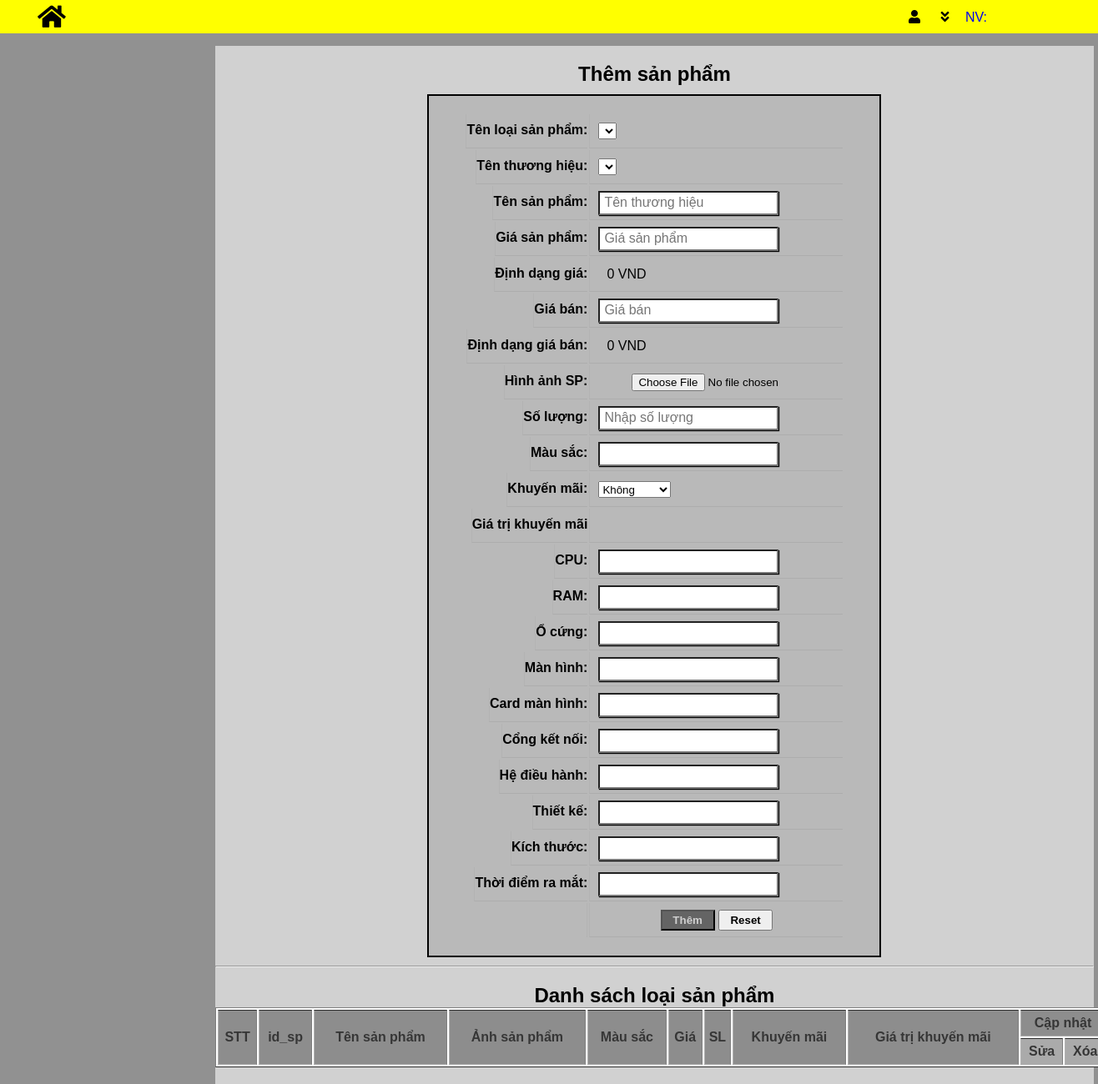
/admin/them_sp.php, run on an earlier commit of the app's database.
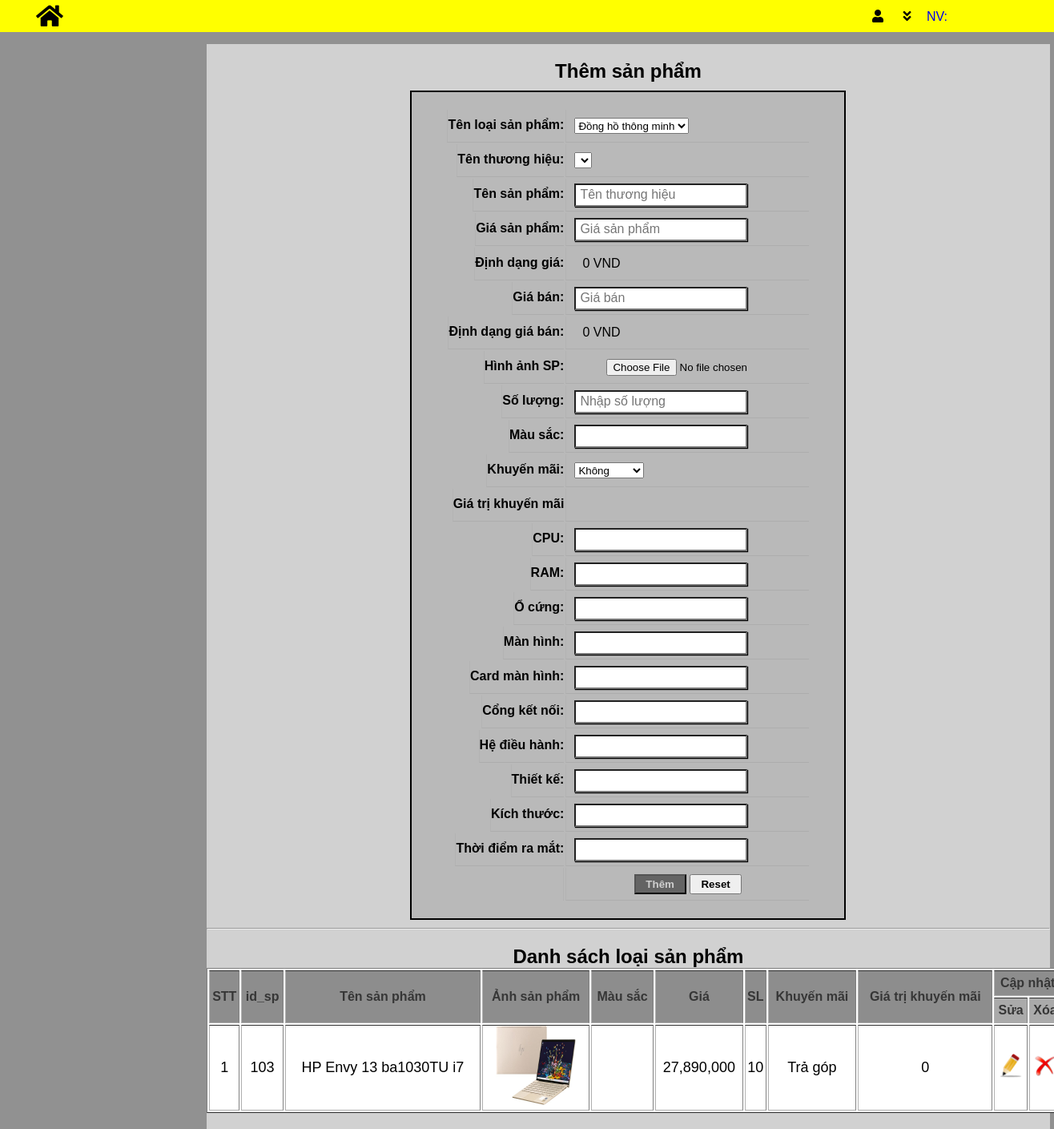
And on a later commit of the database.
### tables this page shows
CREATE TABLE `sanpham` (
  `id_sp` int(255) NOT NULL,
  `ma_loaisp` varchar(20) NOT NULL,
  `id_th` int(255) NOT NULL,
  `ten_sp` varchar(100) NOT NULL,
  `gia_sp` float NOT NULL,
  `gia_ban` float NOT NULL,
  `img_sp` varchar(200) NOT NULL,
  `mausac` varchar(200) DEFAULT NULL,
  `sl_sp` int(255) NOT NULL,
  `sosao` int(255) NOT NULL,
  `danhgia` int(255) NOT NULL,
  `khuyenmai` varchar(255) NOT NULL,
  `giatrikhuyenmai` int(255) DEFAULT NULL,
  `ngay_tao` timestamp NOT NULL DEFAULT current_timestamp() ON UPDATE current_timestamp(),
  `ngay_update` timestamp NULL DEFAULT NULL,
  `trangthaisp` int(2) NOT NULL
);

### admin/them_sp.php (the view, shortened to what the changed rows need)
<!DOCTYPE html>
<html lang="en">
<head>
    <link rel="stylesheet" href="../css/admin.css">
    <link rel="stylesheet" href="../css/them_lsp_th_sp.css">
    <link rel="stylesheet" href="../css/danhsach_lsp_th_sp.css">
    <link rel="stylesheet" href="https://cdnjs.cloudflare.com/ajax/libs/font-awesome/5.15.1/css/all.min.css" />
</head>
<body>
    <div id="content">x
        <div id="noidungchinh">
        <h2>Thêm sản phẩm</h2>
            <div id="themloaisp">
                <form action="xuly_them_sp.php" method="POST" enctype="multipart/form-data" onsubmit="return KiemtraForm_ThemSP()">
                    <table>
                        <tr>
                            <td>Tên loại sản phẩm: </td>
                            <td>
                                <select name="maloaisp" onchange="thuonghieu(this.value); showTSKT(this.value);">
                                    <?php
                                        include '/NienLuanCS/connection/connection.php';
                                        $sql = "SELECT * from loaisp";
                                        $result = $con->query($sql);
                                        if($result->num_rows > 0){
                                            while($row = $result->fetch_assoc()){
                                                echo " <option value='".$row['ma_loaisp']."'>".$row['ten_loaisp']."</option>";
                                            }
                                        }
                                    ?>
                                </select>
                            </td>
                        </tr>
                    </table>
                </form>
            </div>
            <div id="danhsach">
            <h2>Danh sách loại sản phẩm</h2>
                <table border="1">
                <tr>
                    <th rowspan="2">STT</th>
                    <th rowspan="2">id_sp</th>
                    <th rowspan="2" >Tên sản phẩm</th>
                    <th rowspan="2">Ảnh sản phẩm</th>
                    <th rowspan="2">Màu sắc</th>
                    <th rowspan="2">Giá</th>
                    <th rowspan="2">SL</th>
                    <th rowspan="2">Khuyến mãi</th>
                    <th rowspan="2">Giá trị khuyến mãi</th>
                    <th colspan="2">Cập nhật</th>
                </tr>
                <tr>
                    <th>Sửa</th>
                    <th>Xóa</th>
                </tr>
            <?php
                $sql = "SELECT * FROM sanpham  ORDER BY id_sp DESC  LIMIT 1";
                $result = $con->query($sql);
                $i = 0;
                if($result->num_rows > 0){
                    while($row = $result->fetch_assoc()){
                        echo "
                        <tr>
                            <td>".($i = $i + 1)."</td>
                            <td>".$row['id_sp']."</td>
                            <td>".$row['ten_sp']."</td>
                            <td><img src='../img/".$row['img_sp']."' alt='' width=100px height=100px></td>
                            <td>".$row['mausac']."</td>
                            <td>".number_format($row['gia_sp'], 0, '', ',')."</td>
                            <td>".$row['sl_sp']."</td>
                            <td>".$row['khuyenmai']."</td>
                            <td>".number_format($row['giatrikhuyenmai'], 0, '', ',')."</td>";
                        echo "
                            <td><a href='./sua_sp.php?id=".$row['id_sp']."'><img src='../img/edit.png' alt=''></a></td>
                            <td><a href='./xoa_sp.php?id=".$row['id_sp']."'><img src='../img/delete.png' alt=''></a></td>";
                        echo "
                            </tr>
                        ";
                    }
                }
            ?>
                </table>
            </div>
        </div>
    </div>
</body>
</html>

What changed in the data, as far as the page shows it:
added sanpham: id_sp "103", ten_sp "HP Envy 13 ba1030TU i7", img_sp (picture), gia_sp "27,890,000", sl_sp "10", khuyenmai "Trả góp", giatrikhuyenmai "0"
Also different on the page:
form field maloaisp: (not shown) → "Đồng hồ thông minh"
